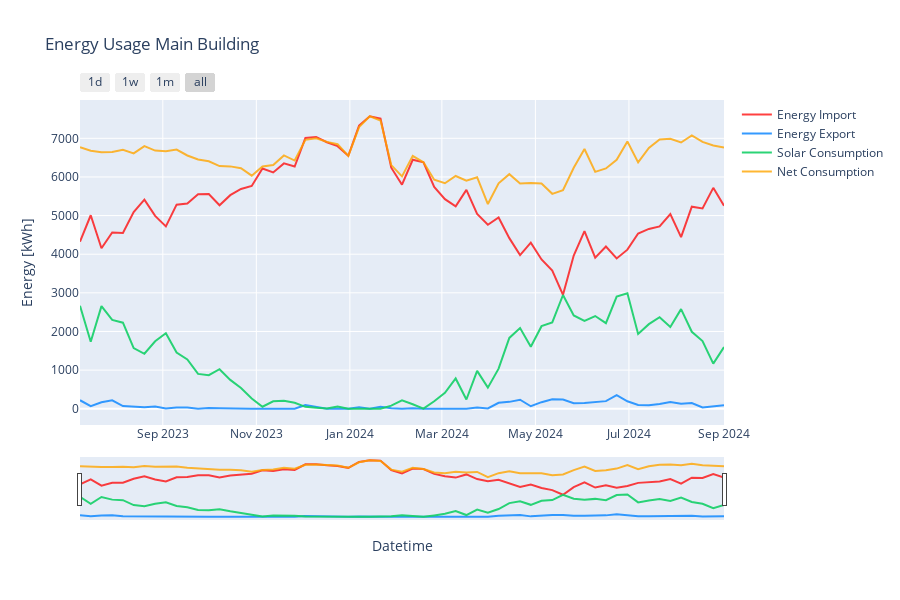

Notebook code cell kept with this figure:
### Markdown cell above
## Renewable Energy Impact

### Code cell
daily_main = pipe.get_weekly_consumption(BuilingIdsEnum.MAIN)
plot_cols =[
    ColumnParam("value_import", "Energy Import"),
    ColumnParam("value_export", "Energy Export"),
    ColumnParam("solar_consumption", "Solar Consumption"),
    # net
    ColumnParam("net_consumption", "Net Consumption"),
]
# trim
daily_main = daily_main.iloc[1:-1]
plot_energy_usage(daily_main, plot_cols,
                  titel="Energy Usage Main Building",
                  yaxis_title="Energy [kWh]",
                  tozeroy=False,
                  )
